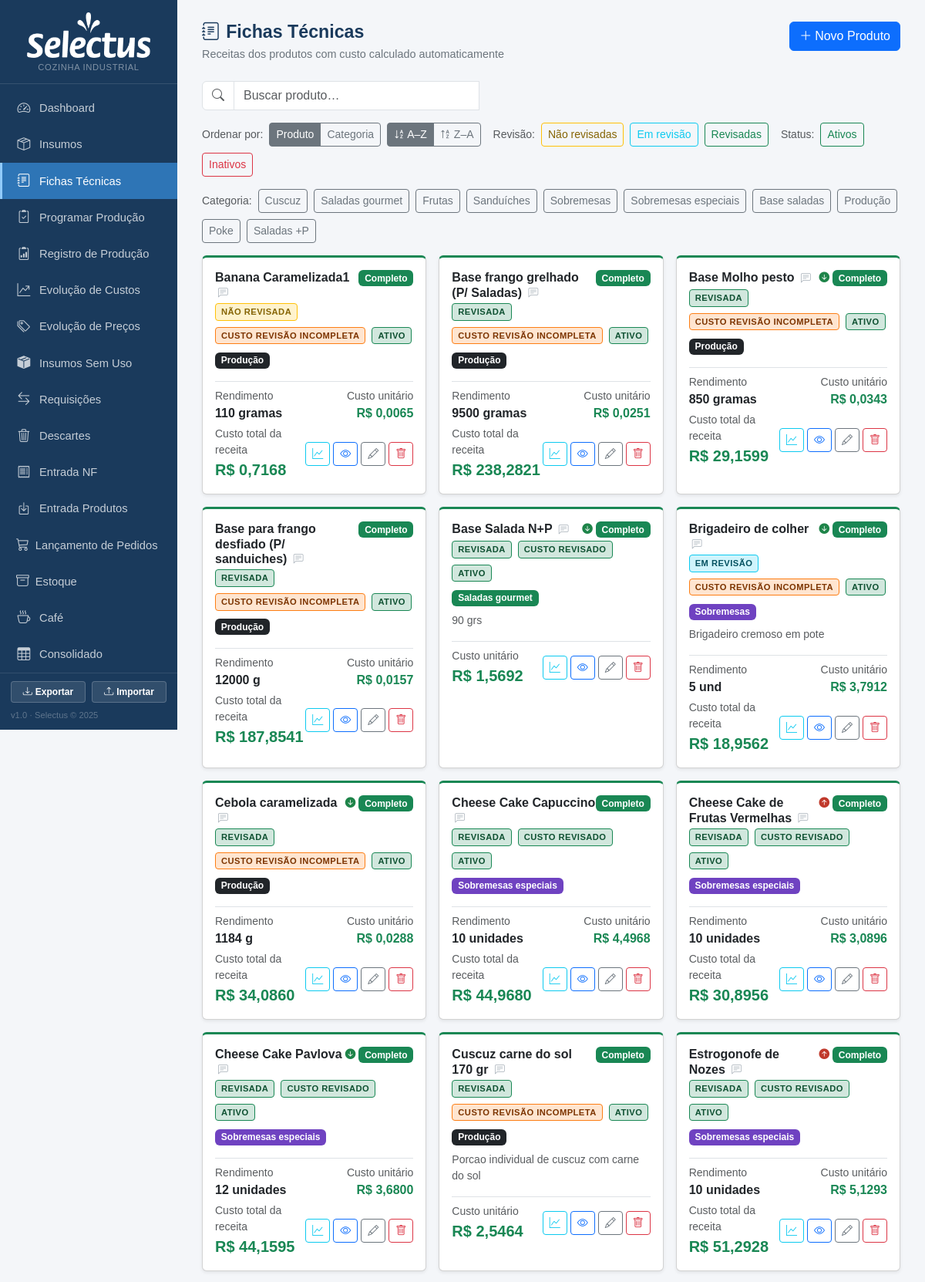
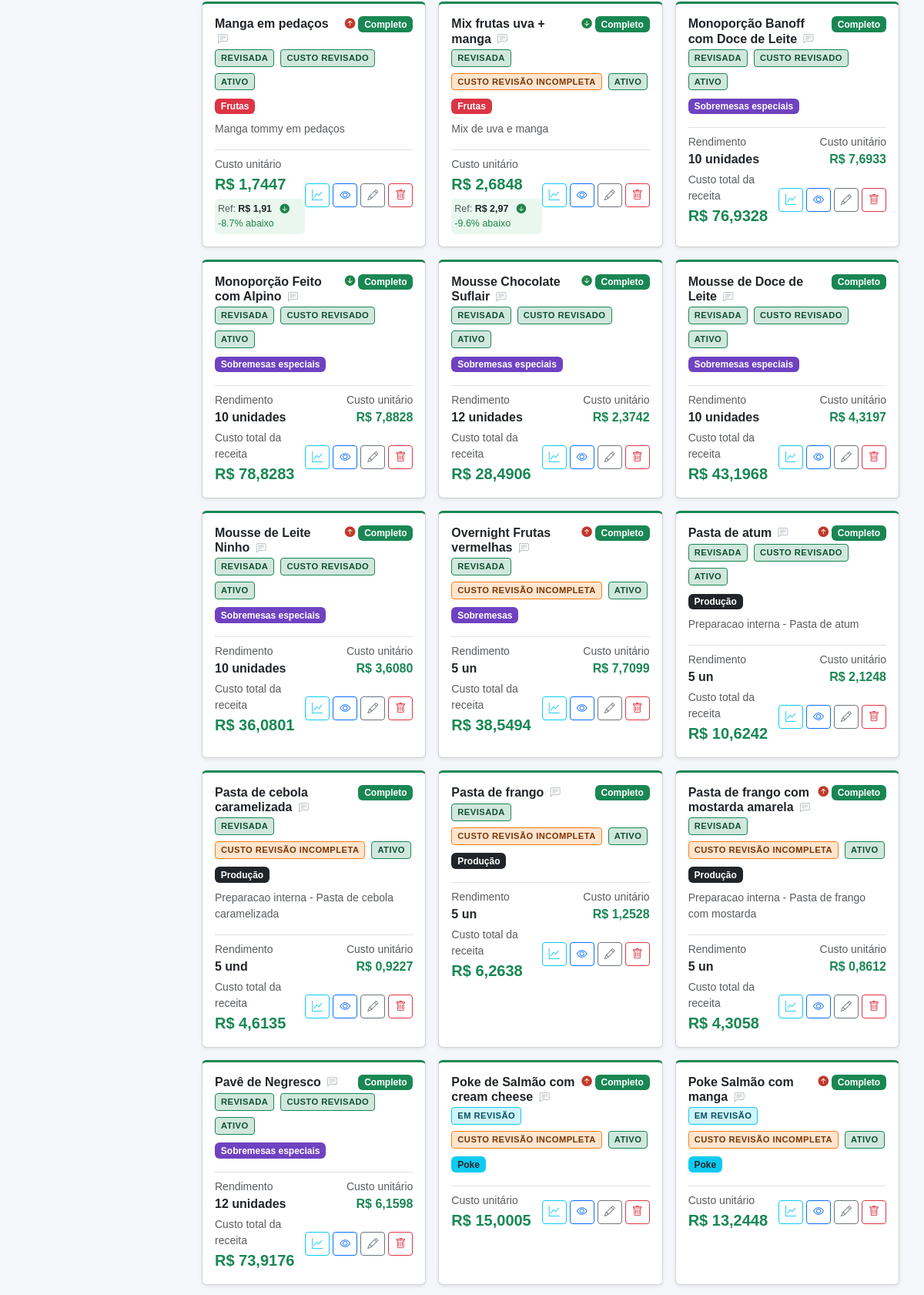
The app's page /fichas (upper part) with its own data (2 pictures, top to bottom).
### tables this page shows
CREATE TABLE produtos (
            id INTEGER PRIMARY KEY AUTOINCREMENT,
            nome TEXT NOT NULL,
            descricao TEXT,
            rendimento REAL DEFAULT 1,
            unidade_rendimento TEXT DEFAULT 'un'
        , categoria TEXT, valor_referencia REAL, status_revisao TEXT DEFAULT 'nao_revisada', status_revisao_custo TEXT DEFAULT 'nao_revisado', data_revisao TEXT, data_revisao_custo TEXT, ativo INTEGER NOT NULL DEFAULT 1, observacao TEXT);

### app.py (the view)
@app.route('/fichas')
def fichas_lista():
    db = get_db()
    prods = db.execute('SELECT * FROM produtos ORDER BY nome').fetchall()
    hist_rows = db.execute('''
        SELECT h.produto_id, h.custo_anterior, h.custo_novo, h.data_registro
        FROM historico_custo_fichas h
        WHERE h.id = (SELECT MAX(id) FROM historico_custo_fichas h2 WHERE h2.produto_id = h.produto_id)
    ''').fetchall()
    mudancas_custo = {r['produto_id']: dict(r) for r in hist_rows}
    rev_rows = db.execute('''
        SELECT ft.produto_id,
               SUM(CASE WHEN COALESCE(i.status_revisao_custo,'nao_revisado')='revisado' THEN 1 ELSE 0 END) AS revisados,
               COUNT(*) AS total
        FROM ficha_tecnica ft JOIN insumos i ON i.id = ft.insumo_id
        GROUP BY ft.produto_id
    ''').fetchall()
    custo_revisao_map = {}
    for rr in rev_rows:
        if rr['total'] == 0 or rr['revisados'] == 0:
            custo_revisao_map[rr['produto_id']] = 'nao_revisado'
        elif rr['revisados'] == rr['total']:
            custo_revisao_map[rr['produto_id']] = 'revisado'
        else:
            custo_revisao_map[rr['produto_id']] = 'incompleta'
    db.close()
    resultado = [{'p': p, **dict(zip(['custo','completo'], custo_produto(p['id'])))} for p in prods]
    for r in resultado:
        r['custo_revisao'] = custo_revisao_map.get(r['p']['id'], 'nao_revisado')
    cat_map = {nome: cls for nome, cls in CATEGORIAS}
    total_custo = sum(r['custo'] for r in resultado if r['completo'])
    n_completos = sum(1 for r in resultado if r['completo'])
    return render_template('fichas_lista.html', resultado=resultado, categorias=CATEGORIAS, cat_map=cat_map,
                           total_custo=total_custo, n_completos=n_completos, mudancas_custo=mudancas_custo)

### app.py (called while the page is built)
def _to_br(value, decimals):
    if value is None:
        return '—'
    s = f'{float(value):,.{decimals}f}'
    return s.replace(',', 'X').replace('.', ',').replace('X', '.')

@app.template_filter('brl')
def brl_filter(value, decimals=2):
    return 'R$ ' + _to_br(value, decimals)

def get_db():
    c = sqlite3.connect(DB)
    c.row_factory = sqlite3.Row
    c.execute("PRAGMA foreign_keys = ON")
    return c

def count_alertas():
    try:
        db = get_db()
        n = db.execute('''SELECT COUNT(*) FROM insumos
                          WHERE estoque_minimo > 0 AND COALESCE(estoque_atual,0) < estoque_minimo''').fetchone()[0]
        db.close()
        return n
    except:
        return 0

@app.context_processor
def inject_alertas():
    try:
        db = get_db()
        n_ped = db.execute("SELECT COUNT(*) FROM pedidos WHERE status='aberto'").fetchone()[0]
        db.close()
    except Exception:
        n_ped = 0
    return dict(n_alertas=count_alertas(), n_pedidos_abertos=n_ped)

### templates/fichas_lista.html (shortened to what this page needs)
{% extends "base.html" %}
{% block content %}
<div class="page-header d-flex justify-content-between align-items-start">
  <div>
    <h1><i class="bi bi-journal-text me-2"></i>Fichas Técnicas</h1>
    <p>Receitas dos produtos com custo calculado automaticamente</p>
  </div>
  <a href="{{ url_for('ficha_nova') }}" class="btn btn-primary">
    <i class="bi bi-plus-lg me-1"></i>Novo Produto
  </a>
</div>
{% if resultado %}
<div class="mb-3">
  <div class="input-group" style="max-width:360px">
    <span class="input-group-text bg-white"><i class="bi bi-search text-muted"></i></span>
    <input type="text" id="busca-ficha" class="form-control" placeholder="Buscar produto…" autocomplete="off">
  </div>
</div>
<div class="mb-3 d-flex gap-2 align-items-center flex-wrap">
  <span class="text-muted small">Ordenar por:</span>
  <div class="btn-group btn-group-sm">
    <button type="button" class="btn btn-outline-secondary active sort-field-btn" data-field="nome">Produto</button>
    <button type="button" class="btn btn-outline-secondary sort-field-btn" data-field="cat">Categoria</button>
  </div>
  <div class="btn-group btn-group-sm">
    <button type="button" class="btn btn-outline-secondary active sort-dir-btn" data-dir="asc">
      <i class="bi bi-sort-alpha-down"></i> A–Z
    </button>
    <button type="button" class="btn btn-outline-secondary sort-dir-btn" data-dir="desc">
      <i class="bi bi-sort-alpha-up"></i> Z–A
    </button>
  </div>
  <span class="text-muted small ms-2">Revisão:</span>
  <button type="button" class="btn btn-sm btn-outline-warning filter-rev-btn" data-rev="nao_revisada" style="color:#856404">Não revisadas</button>
  <button type="button" class="btn btn-sm btn-outline-info filter-rev-btn"    data-rev="em_revisao">Em revisão</button>
  <button type="button" class="btn btn-sm btn-outline-success filter-rev-btn" data-rev="revisada">Revisadas</button>
  <span class="text-muted small ms-2">Status:</span>
  <button type="button" class="btn btn-sm btn-outline-success filter-ativo-btn" data-ativo="ativo">Ativos</button>
  <button type="button" class="btn btn-sm btn-outline-danger  filter-ativo-btn" data-ativo="inativo">Inativos</button>
</div>
<div class="mb-3 d-flex gap-2 align-items-center flex-wrap">
  <span class="text-muted small">Categoria:</span>
  {% for nome, cls in categorias %}
  <button type="button" class="btn btn-sm btn-outline-secondary filter-cat-btn" data-cat="{{ nome }}">{{ nome }}</button>
  {% endfor %}
</div>
<div class="row g-3" id="fichas-grid">
  {% for r in resultado %}
  {% set mud = mudancas_custo.get(r.p.id) %}
  {% set rev = r.p.status_revisao or 'nao_revisada' %}
  {% set is_ativo = (r.p.ativo if r.p.ativo is not none else 1) %}
  <div class="col-md-6 col-lg-4 ficha-col"
       data-nome="{{ r.p.nome }}"
       data-cat="{{ r.p.categoria or '' }}"
       data-revisao="{{ rev }}"
       data-ativo="{{ 'ativo' if is_ativo else 'inativo' }}">
    <div class="card shadow-sm h-100" style="border-top: 3px solid {{ '#198754' if r.completo else '#ffc107' }}">
      <div class="card-body">
        <div class="d-flex justify-content-between align-items-start mb-1">
          <h6 class="card-title fw-bold mb-0">
            {{ r.p.nome }}
            <span class="obs-wrapper">
              <i class="bi bi-chat-left-text obs-icon {{ '' if r.p.observacao else 'obs-icon-empty' }}"
                 title="{{ 'Ver/editar observação' if r.p.observacao else 'Adicionar observação' }}"></i>
            </span>
          </h6>
          <div class="d-flex align-items-center gap-1">
            {% if mud and mud.custo_anterior is not none %}
              {% if mud.custo_novo > mud.custo_anterior %}
                <span class="custo-subiu" title="Custo subiu de {{ mud.custo_anterior|brl(4) }} para {{ mud.custo_novo|brl(4) }}">
                  <i class="bi bi-arrow-up-circle-fill"></i>
                </span>
              {% elif mud.custo_novo < mud.custo_anterior %}
                <span class="custo-caiu" title="Custo caiu de {{ mud.custo_anterior|brl(4) }} para {{ mud.custo_novo|brl(4) }}">
                  <i class="bi bi-arrow-down-circle-fill"></i>
                </span>
              {% endif %}
            {% endif %}
            <span class="badge {{ 'bg-success' if r.completo else 'bg-warning text-dark' }}">
              {{ 'Completo' if r.completo else 'Incompleto' }}
            </span>
          </div>
        </div>
        <div class="mb-2 d-flex gap-2 flex-wrap">
          <span class="selo-revisao selo-{{ rev }} selo-btn" style="cursor:pointer"
                data-id="{{ r.p.id }}" data-status="{{ rev }}"
                title="Clique para alterar status de revisão{% if r.p.data_revisao %} · Revisada em {{ r.p.data_revisao[:10] }}{% endif %}">
            {{ {'nao_revisada':'NÃO REVISADA','em_revisao':'EM REVISÃO','revisada':'REVISADA'}[rev] }}
          </span>
          {% set custo_label = {'nao_revisado':'CUSTO NÃO REVISADO','incompleta':'CUSTO REVISÃO INCOMPLETA','revisado':'CUSTO REVISADO'} %}
          <span class="selo-revisao selo-custo-{{ r.custo_revisao }}"
                title="{{ {'nao_revisado':'Nenhum insumo desta ficha foi revisado','incompleta':'Alguns insumos ainda não foram revisados','revisado':'Todos os insumos foram revisados'}[r.custo_revisao] }}">
            {{ custo_label[r.custo_revisao] }}
          </span>
          <span class="selo-revisao selo-ativo-btn {{ 'selo-ativo' if is_ativo else 'selo-inativo' }}"
                style="cursor:pointer" data-id="{{ r.p.id }}"
                title="Clique para {{ 'inativar' if is_ativo else 'ativar' }} esta ficha">
            {{ 'ATIVO' if is_ativo else 'INATIVO' }}
          </span>
        </div>
        <div class="mb-2 cat-badge-wrap" data-id="{{ r.p.id }}" data-cat="{{ r.p.categoria or '' }}">
          {% if r.p.categoria %}
          <span class="badge {{ cat_map.get(r.p.categoria, 'bg-secondary') }} cat-badge" style="cursor:pointer" title="Clique para mudar categoria">{{ r.p.categoria }}</span>
          {% else %}
          <span class="badge bg-light text-secondary border cat-badge" style="cursor:pointer;font-size:.7rem" title="Clique para definir categoria"><i class="bi bi-tag me-1"></i>Sem categoria</span>
          {% endif %}
        </div>
        {% if r.p.descricao %}<p class="text-muted small mb-2">{{ r.p.descricao }}</p>{% endif %}
        <div class="mt-3 pt-2 border-top">
          {% if r.completo and r.p.rendimento and r.p.rendimento > 1 %}
          <div class="d-flex justify-content-between align-items-center mb-1">
            <div>
              <div class="text-muted small">Rendimento</div>
              <span class="fw-semibold">{{ r.p.rendimento|int if r.p.rendimento == r.p.rendimento|int else r.p.rendimento }} {{ r.p.unidade_rendimento }}</span>
            </div>
            <div class="text-end">
              <div class="text-muted small">Custo unitário</div>
              <strong class="text-success">{{ (r.custo / r.p.rendimento)|brl(4) }}</strong>
            </div>
          </div>
          {% endif %}
          <div class="d-flex justify-content-between align-items-center">
            <div>
              {% if r.completo %}
                {% if r.p.rendimento and r.p.rendimento > 1 %}
                <div class="text-muted small">Custo total da receita</div>
                {% else %}
                <div class="text-muted small">Custo unitário</div>
                {% endif %}
                <strong class="text-success fs-5">{{ r.custo|brl(4) }}</strong>
                {% if r.p.valor_referencia is not none %}
                  {% set vref = r.p.valor_referencia %}
                  {% set custo_base = (r.custo / r.p.rendimento) if r.p.rendimento and r.p.rendimento > 1 else r.custo %}
                  {% set diff = custo_base - vref %}
                  {% set pct  = (diff / vref * 100) if vref else 0 %}
                  <div class="mt-1 p-1 rounded" style="background:{{ '#fdecea' if diff > 0 else '#e9f7ef' }};font-size:.78rem">
                    <span class="text-muted">Ref:</span>
                    <span class="fw-semibold">{{ vref|brl(2) }}</span>
                    {% if diff > 0 %}
                      <span style="color:#c0392b"><i class="bi bi-arrow-up-circle-fill"></i> +{{ pct|round(1) }}% acima</span>
                    {% elif diff < 0 %}
                      <span style="color:#1e8449"><i class="bi bi-arrow-down-circle-fill"></i> {{ pct|round(1) }}% abaixo</span>
                    {% else %}
                      <span class="text-muted">= igual</span>
                    {% endif %}
                  </div>
                {% endif %}
              {% else %}
                <div class="text-muted small">Custo unitário</div>
                <span class="text-warning small"><i class="bi bi-exclamation-circle me-1"></i>preços pendentes</span>
              {% endif %}
            </div>
            <div class="d-flex gap-1">
              <button class="btn btn-sm btn-outline-info" title="Histórico de custo"
                      onclick="verHistoricoCusto({{ r.p.id }}, '{{ r.p.nome|e }}')">
                <i class="bi bi-graph-up"></i>
              </button>
              <a href="{{ url_for('ficha_ver', id=r.p.id) }}" class="btn btn-sm btn-outline-primary" title="Ver ficha">
                <i class="bi bi-eye"></i>
              </a>
              <a href="{{ url_for('ficha_editar', id=r.p.id) }}" class="btn btn-sm btn-outline-secondary" title="Editar">
                <i class="bi bi-pencil"></i>
              </a>
              <form method="post" action="{{ url_for('ficha_excluir', id=r.p.id) }}" class="d-inline"
                    onsubmit="return confirm('Excluir {{ r.p.nome }}?')">
                <button class="btn btn-sm btn-outline-danger" title="Excluir"><i class="bi bi-trash"></i></button>
              </form>
            </div>
          </div>
        </div>
      </div>
    </div>
  </div>
  {% endfor %}
</div>
{% else %}
<div class="text-center py-5 text-muted">
  <i class="bi bi-journal-plus" style="font-size:3rem"></i>
  <p class="mt-3">Nenhuma ficha técnica cadastrada.</p>
  <a href="{{ url_for('ficha_nova') }}" class="btn btn-primary">Criar primeiro produto</a>
</div>
{% endif %}
{% endblock %}

### templates/fichas_lista.html (style rules this page uses)
.custo-subiu { color: #c0392b; font-size:.85rem; }
.custo-caiu { color: #1e8449; font-size:.85rem; }
.selo-revisao { font-size:.7rem; font-weight:700; letter-spacing:.04em; padding:2px 7px; border-radius:4px; display:inline-block; }
.selo-nao_revisada { background:#fff3cd; color:#856404; border:1px solid #ffc107; }
.selo-em_revisao { background:#cff4fc; color:#055160; border:1px solid #0dcaf0; }
.selo-revisada { background:#d1e7dd; color:#0f5132; border:1px solid #198754; }
.selo-custo-incompleta { background:#ffe5d0; color:#7c3400; border:1px solid #fd7e14; }
.selo-custo-revisado { background:#d1e7dd; color:#0f5132; border:1px solid #198754; }
.selo-ativo { background:#d1e7dd; color:#0f5132; border:1px solid #198754; }
.obs-wrapper { position:relative; display:inline-block; }
.obs-icon { font-size:.8rem; color:#6366f1; cursor:pointer; vertical-align:middle; margin-left:4px; }
.obs-icon-empty { color:#adb5bd; }

### records on screen
produtos: p.nome "Banana Caramelizada1", ativo 1 (drawn), status_revisao "NÃO REVISADA", p.categoria "Produção", p.rendimento "110", p.unidade_rendimento "gramas", (r.custo/r.p.rendimento)|brl(4) "R$ 0,0065"
produtos: p.nome "Base Molho pesto", ativo 1 (drawn), status_revisao "REVISADA", p.categoria "Produção", p.rendimento "850", p.unidade_rendimento "gramas", (r.custo/r.p.rendimento)|brl(4) "R$ 0,0343"
produtos: p.nome "Base Salada N+P", ativo 1 (drawn), status_revisao "REVISADA", p.categoria "Saladas gourmet", p.descricao "90 grs"
produtos: p.nome "Base frango grelhado (P/ Saladas)", ativo 1 (drawn), status_revisao "REVISADA", p.categoria "Produção", p.rendimento "9500", p.unidade_rendimento "gramas", (r.custo/r.p.rendimento)|brl(4) "R$ 0,0251"
produtos: p.nome "Base para frango desfiado (P/ sanduiches)", ativo 1 (drawn), status_revisao "REVISADA", p.categoria "Produção", p.rendimento "12000", p.unidade_rendimento "g", (r.custo/r.p.rendimento)|brl(4) "R$ 0,0157"
produtos: p.nome "Brigadeiro de colher", ativo 1 (drawn), status_revisao "EM REVISÃO", p.categoria "Sobremesas", p.descricao "Brigadeiro cremoso em pote", p.rendimento "5", p.unidade_rendimento "und", (r.custo/r.p.rendimento)|brl(4) "R$ 3,7912"
produtos: p.nome "Cebola caramelizada", ativo 1 (drawn), status_revisao "REVISADA", p.categoria "Produção", p.rendimento "1184", p.unidade_rendimento "g", (r.custo/r.p.rendimento)|brl(4) "R$ 0,0288"
produtos: p.nome "Cheese Cake Capuccino", ativo 1 (drawn), status_revisao "REVISADA", p.categoria "Sobremesas especiais", p.rendimento "10", p.unidade_rendimento "unidades", (r.custo/r.p.rendimento)|brl(4) "R$ 4,4968"
produtos: p.nome "Cheese Cake Pavlova", ativo 1 (drawn), status_revisao "REVISADA", p.categoria "Sobremesas especiais", p.rendimento "12", p.unidade_rendimento "unidades", (r.custo/r.p.rendimento)|brl(4) "R$ 3,6800"
produtos: p.nome "Cheese Cake de Frutas Vermelhas", ativo 1 (drawn), status_revisao "REVISADA", p.categoria "Sobremesas especiais", p.rendimento "10", p.unidade_rendimento "unidades", (r.custo/r.p.rendimento)|brl(4) "R$ 3,0896"
produtos: p.nome "Cuscuz carne do sol 170 gr", ativo 1 (drawn), status_revisao "REVISADA", p.categoria "Produção", p.descricao "Porcao individual de cuscuz com carne do sol"
produtos: p.nome "Estrogonofe de Nozes", ativo 1 (drawn), status_revisao "REVISADA", p.categoria "Sobremesas especiais", p.rendimento "10", p.unidade_rendimento "unidades", (r.custo/r.p.rendimento)|brl(4) "R$ 5,1293"
produtos: p.nome "Manga em pedaços", ativo 1 (drawn), status_revisao "REVISADA", p.categoria "Frutas", p.descricao "Manga tommy em pedaços", resultado "R$ 1,91"
produtos: p.nome "Mix frutas uva + manga", ativo 1 (drawn), status_revisao "REVISADA", p.categoria "Frutas", p.descricao "Mix de uva e manga", resultado "R$ 2,97"
produtos: p.nome "Monoporção Banoff com Doce de Leite", ativo 1 (drawn), status_revisao "REVISADA", p.categoria "Sobremesas especiais", p.rendimento "10", p.unidade_rendimento "unidades", (r.custo/r.p.rendimento)|brl(4) "R$ 7,6933"
produtos: p.nome "Monoporção Feito com Alpino", ativo 1 (drawn), status_revisao "REVISADA", p.categoria "Sobremesas especiais", p.rendimento "10", p.unidade_rendimento "unidades", (r.custo/r.p.rendimento)|brl(4) "R$ 7,8828"
produtos: p.nome "Mousse Chocolate Suflair", ativo 1 (drawn), status_revisao "REVISADA", p.categoria "Sobremesas especiais", p.rendimento "12", p.unidade_rendimento "unidades", (r.custo/r.p.rendimento)|brl(4) "R$ 2,3742"
produtos: p.nome "Mousse de Doce de Leite", ativo 1 (drawn), status_revisao "REVISADA", p.categoria "Sobremesas especiais", p.rendimento "10", p.unidade_rendimento "unidades", (r.custo/r.p.rendimento)|brl(4) "R$ 4,3197"
produtos: p.nome "Mousse de Leite Ninho", ativo 1 (drawn), status_revisao "REVISADA", p.categoria "Sobremesas especiais", p.rendimento "10", p.unidade_rendimento "unidades", (r.custo/r.p.rendimento)|brl(4) "R$ 3,6080"
produtos: p.nome "Overnight Frutas vermelhas", ativo 1 (drawn), status_revisao "REVISADA", p.categoria "Sobremesas", p.rendimento "5", p.unidade_rendimento "un", (r.custo/r.p.rendimento)|brl(4) "R$ 7,7099"
produtos: p.nome "Pasta de atum", ativo 1 (drawn), status_revisao "REVISADA", p.categoria "Produção", p.descricao "Preparacao interna - Pasta de atum", p.rendimento "5", p.unidade_rendimento "un", (r.custo/r.p.rendimento)|brl(4) "R$ 2,1248"
produtos: p.nome "Pasta de cebola caramelizada", ativo 1 (drawn), status_revisao "REVISADA", p.categoria "Produção", p.descricao "Preparacao interna - Pasta de cebola caramelizada", p.rendimento "5", p.unidade_rendimento "und", (r.custo/r.p.rendimento)|brl(4) "R$ 0,9227"
produtos: p.nome "Pasta de frango", ativo 1 (drawn), status_revisao "REVISADA", p.categoria "Produção", p.rendimento "5", p.unidade_rendimento "un", (r.custo/r.p.rendimento)|brl(4) "R$ 1,2528"
produtos: p.nome "Pasta de frango com mostarda amarela", ativo 1 (drawn), status_revisao "REVISADA", p.categoria "Produção", p.descricao "Preparacao interna - Pasta de frango com mostarda", p.rendimento "5", p.unidade_rendimento "un", (r.custo/r.p.rendimento)|brl(4) "R$ 0,8612"
produtos: p.nome "Pavê de Negresco", ativo 1 (drawn), status_revisao "REVISADA", p.categoria "Sobremesas especiais", p.rendimento "12", p.unidade_rendimento "unidades", (r.custo/r.p.rendimento)|brl(4) "R$ 6,1598"
produtos: p.nome "Poke Salmão com manga", ativo 1 (drawn), status_revisao "EM REVISÃO", p.categoria "Poke"
produtos: p.nome "Poke de Salmão com cream cheese", ativo 1 (drawn), status_revisao "EM REVISÃO", p.categoria "Poke"

### other values on screen
{{ nome }} "Cuscuz" "Saladas gourmet" "Frutas" "Sanduíches" "Sobremesas" "Sobremesas especiais" "Base saladas" "Produção" "Poke" "Saladas +P"
{{ 'Completo' if r.completo else 'Incompleto' }} "Completo" "Completo" "Completo" "Completo" "Completo" "Completo" "Completo" "Completo" "Completo" "Completo" "Completo" "Completo" "Completo" "Completo" "Completo" "Completo" "Completo" "Completo" "Completo" "Completo" "Completo" "Completo" "Completo" "Completo" "Completo" "Completo" "Completo"
{{ custo_label[r.custo_revisao] }} "CUSTO REVISÃO INCOMPLETA" "CUSTO REVISÃO INCOMPLETA" "CUSTO REVISADO" "CUSTO REVISÃO INCOMPLETA" "CUSTO REVISÃO INCOMPLETA" "CUSTO REVISÃO INCOMPLETA" "CUSTO REVISÃO INCOMPLETA" "CUSTO REVISADO" "CUSTO REVISADO" "CUSTO REVISADO" "CUSTO REVISÃO INCOMPLETA" "CUSTO REVISADO" "CUSTO REVISADO" "CUSTO REVISÃO INCOMPLETA" "CUSTO REVISADO" "CUSTO REVISADO" "CUSTO REVISADO" "CUSTO REVISADO" "CUSTO REVISADO" "CUSTO REVISÃO INCOMPLETA" "CUSTO REVISADO" "CUSTO REVISÃO INCOMPLETA" "CUSTO REVISÃO INCOMPLETA" "CUSTO REVISÃO INCOMPLETA" "CUSTO REVISADO" "CUSTO REVISÃO INCOMPLETA" "CUSTO REVISÃO INCOMPLETA"
{{ 'ATIVO' if is_ativo else 'INATIVO' }} "ATIVO" "ATIVO" "ATIVO" "ATIVO" "ATIVO" "ATIVO" "ATIVO" "ATIVO" "ATIVO" "ATIVO" "ATIVO" "ATIVO" "ATIVO" "ATIVO" "ATIVO" "ATIVO" "ATIVO" "ATIVO" "ATIVO" "ATIVO" "ATIVO" "ATIVO" "ATIVO" "ATIVO" "ATIVO" "ATIVO" "ATIVO"
{{ r.custo|brl(4) }} "R$ 0,7168" "R$ 29,1599" "R$ 1,5692" "R$ 238,2821" "R$ 187,8541" "R$ 18,9562" "R$ 34,0860" "R$ 44,9680" "R$ 44,1595" "R$ 30,8956" "R$ 2,5464" "R$ 51,2928" "R$ 1,7447" "R$ 2,6848" "R$ 76,9328" "R$ 78,8283" "R$ 28,4906" "R$ 43,1968" "R$ 36,0801" "R$ 38,5494" "R$ 10,6242" "R$ 4,6135" "R$ 6,2638" "R$ 4,3058" "R$ 73,9176" "R$ 13,2448" "R$ 15,0005"
{{ pct|round(1) }} "-8.7" "-9.6"
